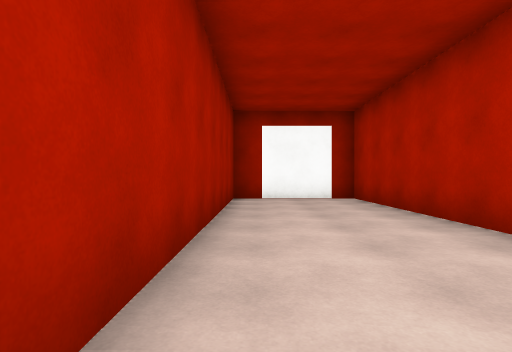
View 1 (above)

21 first-person views from a walk through a scene from a Unity 3-D project. The camera is 1.2 m above the floor, looks level and sees 80° across. Doors are open. The floor is counted in squares, 2 m on a side. Each view is taken from the middle of a square. On the plan, view 1 faces up. The plan holds only what a view shows up to about 9 squares ahead; the rest is blank. The place goes on beyond the plan. The player is left out. Surface patterns are stand-ins for the level's own textures.

View 2
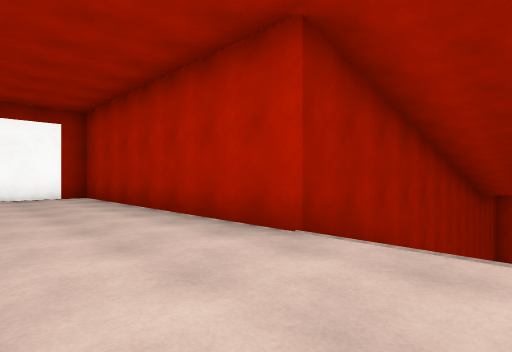

View 3
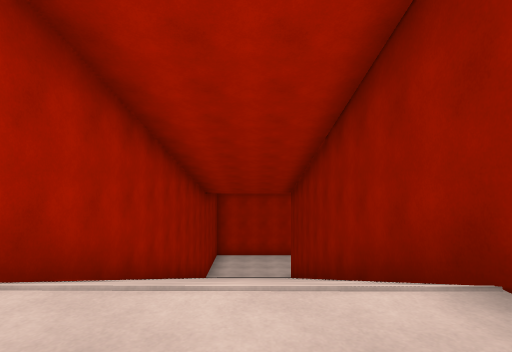

View 4
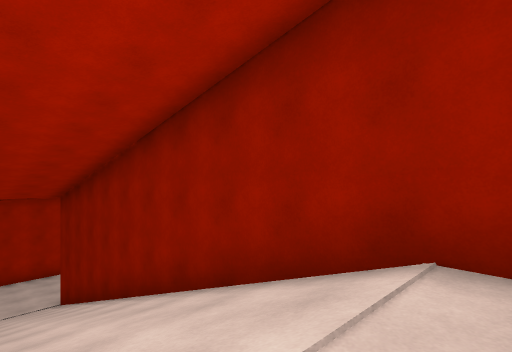

View 5
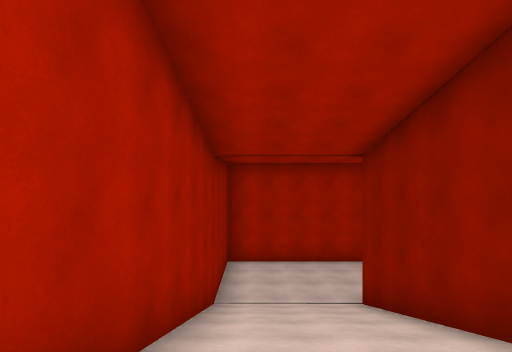

View 6
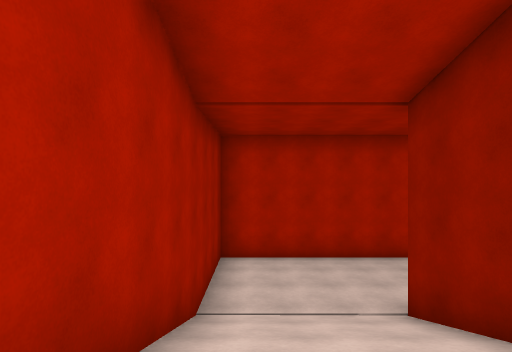

View 7
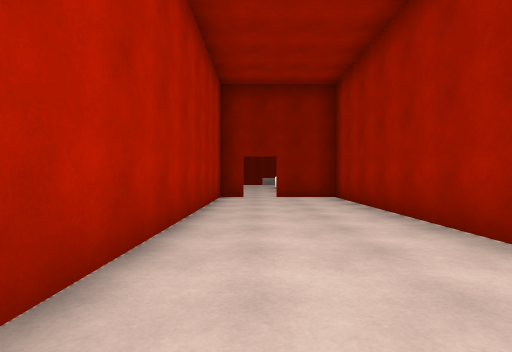

View 8
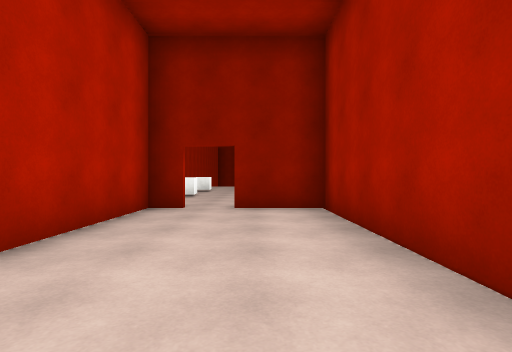

View 9
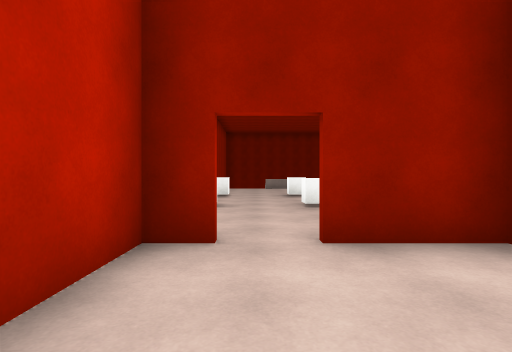

View 10
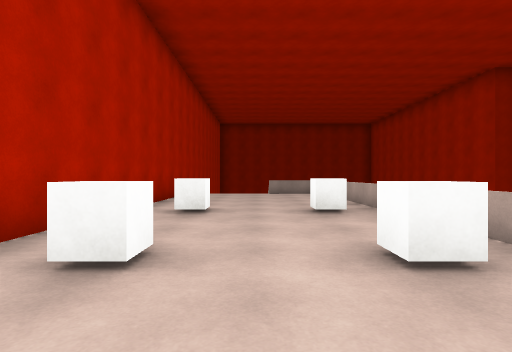

View 11
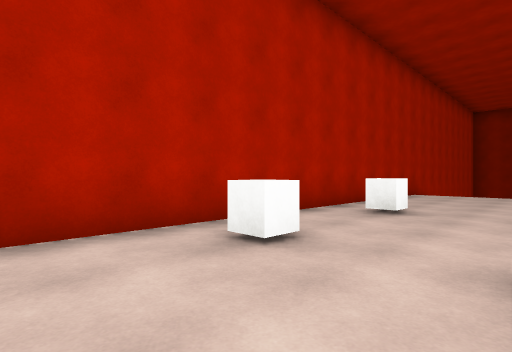

View 12
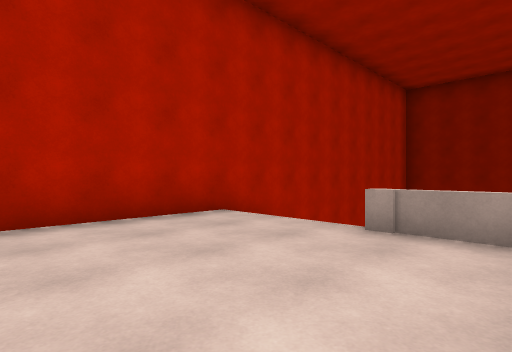

View 13
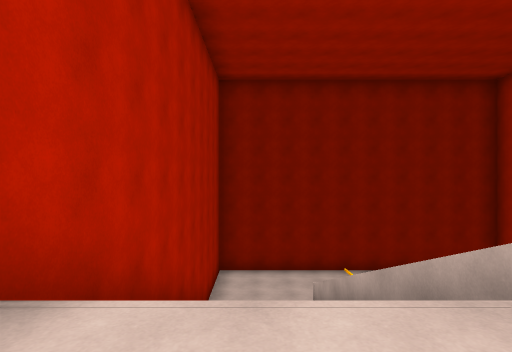

View 14
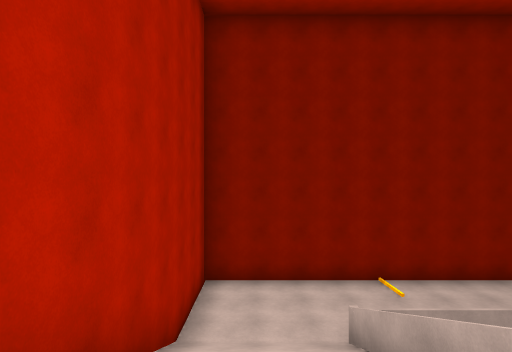

View 15
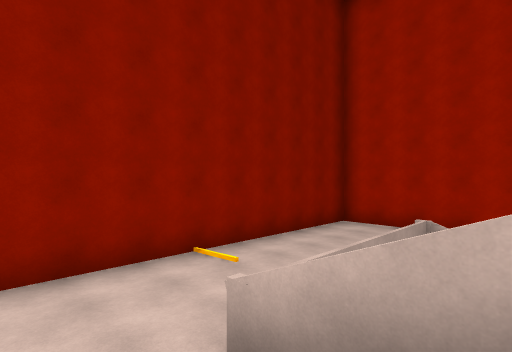

View 16
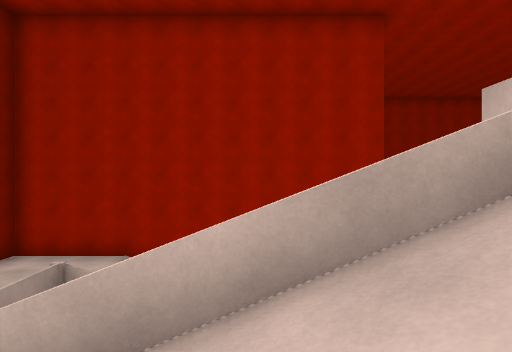

View 17
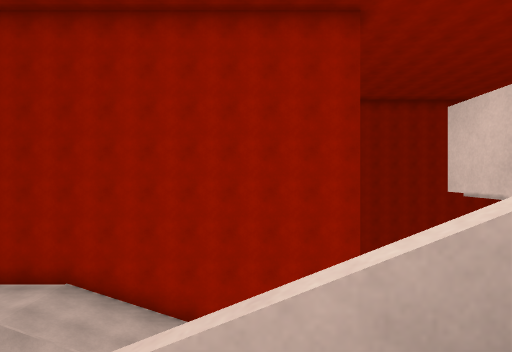

View 18
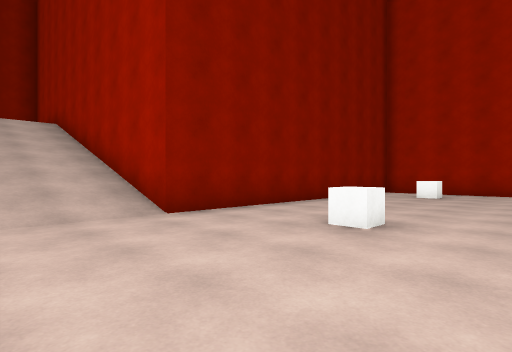

View 19
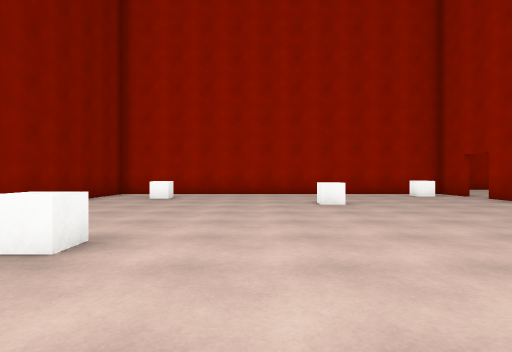

View 20
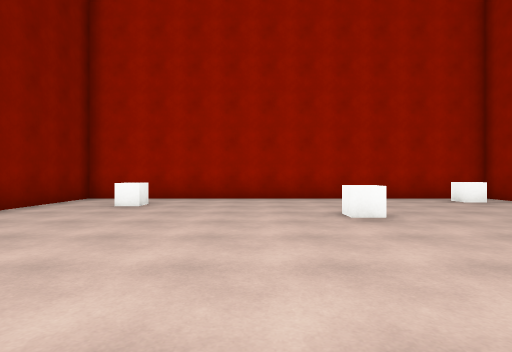

View 21
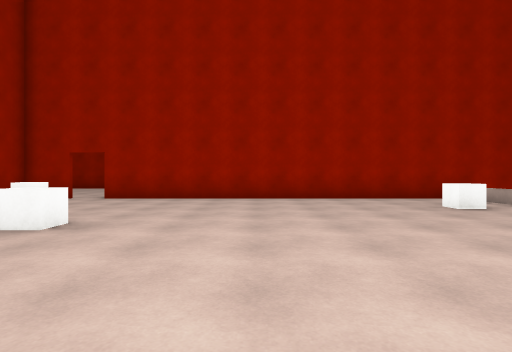

### Floor plan
Key: @ floor where view 1 was taken; # wall or solid block; . main floor; : floor 4.5 m higher than the main floor; + floor 10 m higher than the main floor; * floor 16.5 m higher than the main floor; / step, stairs or slope; D open door; ≈ water the walk keeps out of; ^ raised ledge; v drop or lower ground; C white cube.
Columns run from 2 left of view 1 to 18 right of it. Each row starts with its distance up from view 1.
  9  #####
  8  #***#
  7  #***#
  6  #***#
  5  #***#
  4  #***#
  3  #***#
  2  #***#
  1  #***##############
  0   @**//////////+++#
 -1   ***//////////+++#
 -2     *//////////+++#
 -3     ###########+++#
 -4               #+++#
 -5               #+++#
 -6               #+++#
 -7               #+++#
 -8    ########## #+++#
 -9 ##DD.........≈v##D+
-10 #.^..........   ++++#
-11 #..........C.   ++++#
-12 #...........   +C+C+#
-13 #...C.......   +++++#
-14 #..........    +++++#
-15 #............  +C+C+#
-16 #............  +++++#
-17 #........C...  +++++#
-18 #............  +++++#
-19 #............  +++++#
-20 ##########///  +++++#
-21          #//   vv/ /#
-22          #//     ///#
-23          #//     ///#
-24          #//     / /#
-25          #///    ///#
-26          #/// ## ///#
-27          #::::::::::#
-28          #::::::::::#
-29          #::::::::::#
-30          ############

Positions as (right, up) in squares from view 1, and headings:
1: (0, 0), facing up
2: (0, -1), facing up-right
3: (1, -1), facing right
4: (2, 0), facing down-right
5: (6, 0), facing right
6: (8, 0), facing right
7: (15, 0), facing down
8: (14, -3), facing down
9: (15, -6), facing down
10: (15, -10), facing down
11: (14, -10), facing down-right
12: (13, -17), facing down-right
13: (16, -19), facing down
14: (16, -22), facing down
15: (16, -25), facing down-left
16: (16, -23), facing left
17: (15, -22), facing left
18: (10, -15), facing down-left
19: (9, -15), facing left
20: (7, -15), facing left
21: (5, -17), facing up
